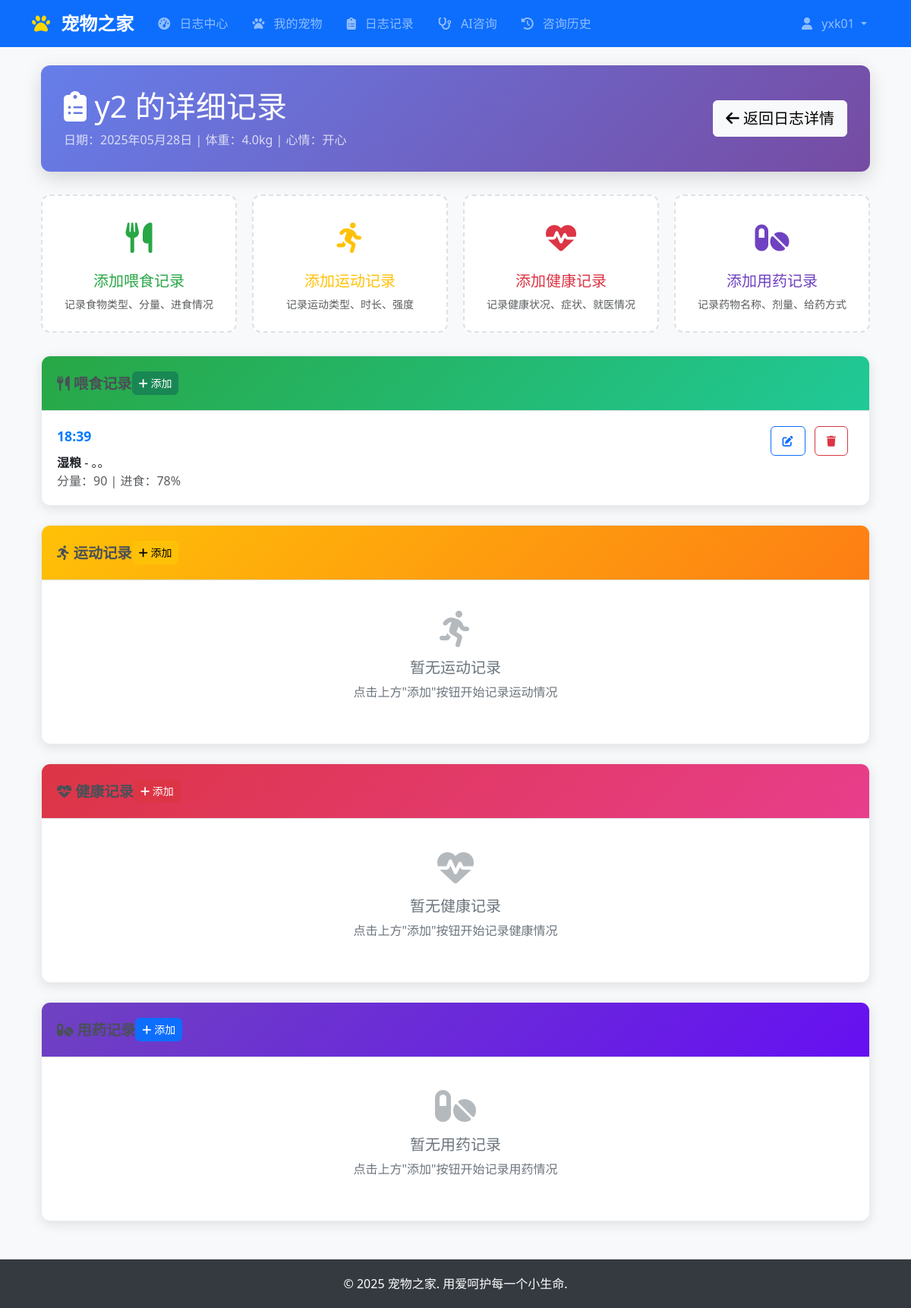
Before: /logs/74/detailed/ (signed in) with the older database file.
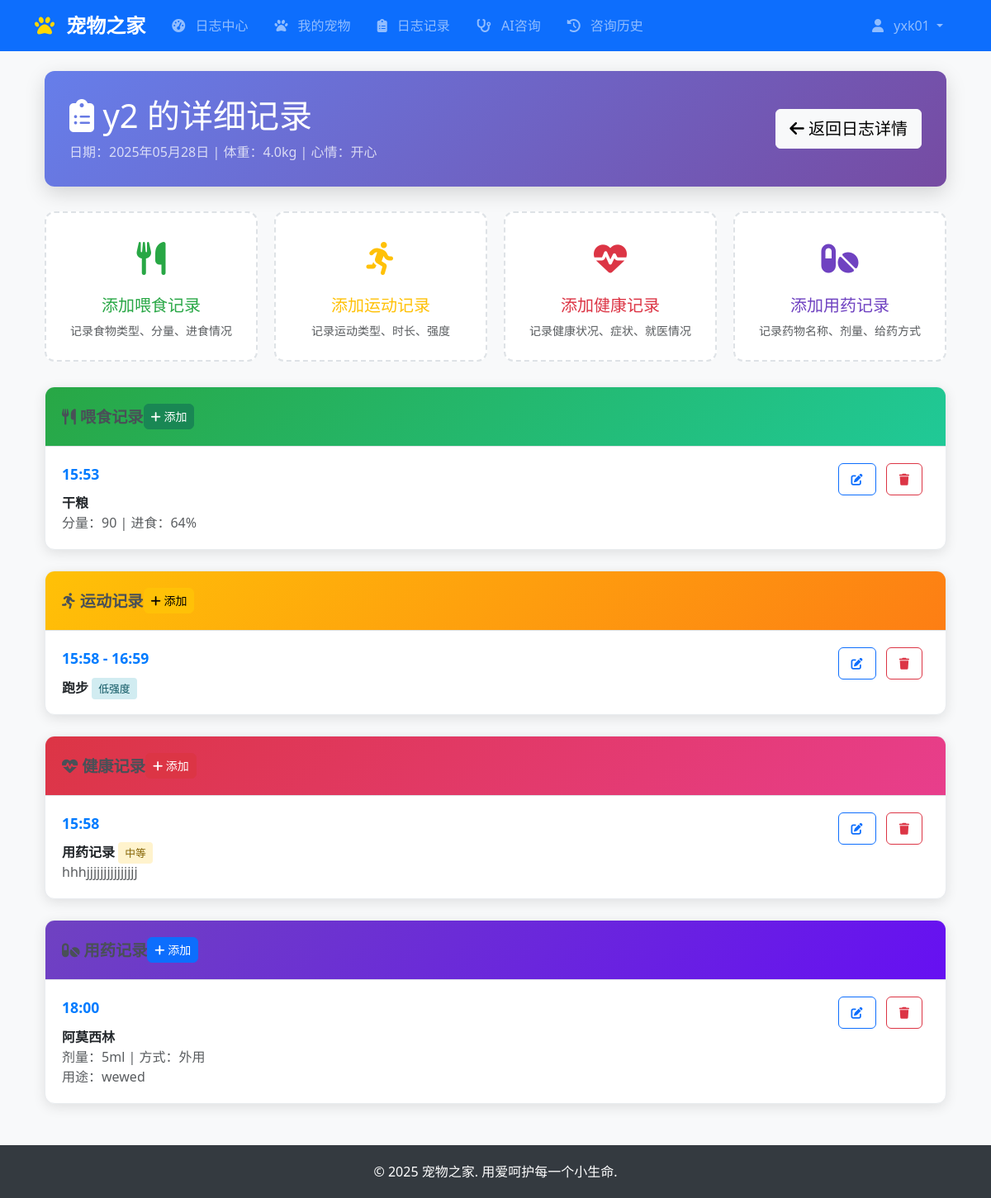
After: the same page with the newer database file.
### logs/models.py (models this page shows, shortened)
class FeedingLog(TimeStampedModel):
    pet_log = models.ForeignKey(
        PetLog,
        on_delete=models.CASCADE,
        verbose_name="宠物日志",
        related_name="feeding_logs"
    )
    time = models.TimeField(
        verbose_name="喂食时间"
    )
    food_type = models.CharField(
        max_length=100,
        verbose_name="食物类型",
        help_text="主粮、零食、罐头等"
    )
    food_brand = models.CharField(
        max_length=100,
        blank=True,
        verbose_name="食物品牌"
    )
    amount = models.CharField(
        max_length=50,
        verbose_name="食量",
        help_text="例如：一杯、50克、半罐等"
    )
    eaten_percentage = models.IntegerField(
        validators=[MinValueValidator(0), MaxValueValidator(100)],
        null=True,
        blank=True,
        verbose_name="进食比例（%）",
        help_text="宠物实际吃掉的比例"
    )
    notes = models.TextField(
        blank=True,
        verbose_name="备注"
    )
    class Meta:
        verbose_name = "喂食记录"
        verbose_name_plural = "喂食记录"
        ordering = ['pet_log__date', 'time']

class ExerciseLog(TimeStampedModel):
    pet_log = models.ForeignKey(
        PetLog,
        on_delete=models.CASCADE,
        verbose_name="宠物日志",
        related_name="exercise_logs"
    )
    start_time = models.TimeField(
        verbose_name="开始时间"
    )
    end_time = models.TimeField(
        null=True,
        blank=True,
        verbose_name="结束时间"
    )
    exercise_type = models.CharField(
        max_length=50,
        verbose_name="运动类型",
        help_text="散步、跑步、游戏、训练等"
    )
    intensity = models.CharField(
        max_length=20,
        choices=LogChoices.EXERCISE_INTENSITY_CHOICES,
        default='medium',
        verbose_name="运动强度"
    )
    location = models.CharField(
        max_length=200,
        blank=True,
        verbose_name="运动地点"
    )
    distance = models.FloatField(
        null=True,
        blank=True,
        verbose_name="距离（公里）",
        validators=[MinValueValidator(0)]
    )
    notes = models.TextField(
        blank=True,
        verbose_name="备注"
    )
    class Meta:
        verbose_name = "运动记录"
        verbose_name_plural = "运动记录"
        ordering = ['pet_log__date', 'start_time']

class HealthLog(TimeStampedModel):
    pet_log = models.ForeignKey(
        PetLog,
        on_delete=models.CASCADE,
        verbose_name="宠物日志",
        related_name="health_logs"
    )
    log_type = models.CharField(
        max_length=30,
        choices=LogChoices.HEALTH_LOG_TYPES,
        verbose_name="记录类型"
    )
    time = models.TimeField(
        null=True,
        blank=True,
        verbose_name="时间"
    )
    description = models.TextField(
        verbose_name="描述",
        help_text="详细描述观察到的情况"
    )
    severity = models.CharField(
        max_length=20,
        choices=LogChoices.SEVERITY_CHOICES,
        default='normal',
        verbose_name="严重程度"
    )
    action_taken = models.TextField(
        blank=True,
        verbose_name="采取的行动",
        help_text="如何处理该情况"
    )
    class Meta:
        verbose_name = "健康记录"
        verbose_name_plural = "健康记录"
        ordering = ['pet_log__date', 'time']

class MedicationLog(TimeStampedModel):
    pet_log = models.ForeignKey(
        PetLog,
        on_delete=models.CASCADE,
        verbose_name="宠物日志",
        related_name="medication_logs"
    )
    time = models.TimeField(
        verbose_name="用药时间"
    )
    medication_name = models.CharField(
        max_length=200,
        verbose_name="药物名称"
    )
    dosage = models.CharField(
        max_length=100,
        verbose_name="剂量",
        help_text="例如：1片、5ml、半包等"
    )
    administration_method = models.CharField(
        max_length=50,
        verbose_name="给药方式",
        help_text="口服、注射、外用等"
    )
    prescribed_by = models.CharField(
        max_length=100,
        blank=True,
        verbose_name="处方医生"
    )
    reason = models.CharField(
        max_length=200,
        verbose_name="用药原因"
    )
    side_effects = models.TextField(
        blank=True,
        verbose_name="副作用观察",
        help_text="用药后观察到的反应"
    )
    class Meta:
        verbose_name = "用药记录"
        verbose_name_plural = "用药记录"
        ordering = ['pet_log__date', 'time']

### logs/views.py (the view)
# urls.py: path('<int:log_id>/detailed/', views.detailed_log_center_view, name='detailed_log_center'),
@login_required
def detailed_log_center_view(request, log_id):
    log = get_object_or_404(PetLog, id=log_id, pet__owner=request.user)
    feeding_logs = FeedingLog.objects.filter(pet_log=log).order_by('time')
    exercise_logs = ExerciseLog.objects.filter(pet_log=log).order_by('start_time')
    health_logs = HealthLog.objects.filter(pet_log=log).order_by('time')
    medication_logs = MedicationLog.objects.filter(pet_log=log).order_by('time')
    context = {
        'log': log,
        'feeding_logs': feeding_logs,
        'exercise_logs': exercise_logs,
        'health_logs': health_logs,
        'medication_logs': medication_logs,
        'has_detailed_records': any([
            feeding_logs.exists(),
            exercise_logs.exists(),
            health_logs.exists(),
            medication_logs.exists()
        ])
    }
    return render(request, 'logs/detailed_log_center.html', context)

### logs/templates/logs/detailed_log_center.html (shortened to what the changed rows need)
{% extends 'base.html' %}
{% load static %}
{% block content %}
<div class="container-fluid">
    <div class="detailed-log-header">
        <div class="row align-items-center">
            <div class="col-md-8">
                <h1 class="mb-2">
                    <i class="fas fa-clipboard-list"></i>
                    {{ log.pet.name }} 的详细记录
                </h1>
            </div>
        </div>
    </div>
    <div class="record-section feeding">
        {% if feeding_logs %}
            {% for feeding in feeding_logs %}
            <div class="record-item">
                <div class="d-flex justify-content-between align-items-start">
                    <div class="flex-grow-1">
                        <div class="record-time">{{ feeding.time|time:"H:i" }}</div>
                        <div class="record-content">
                            <strong>{{ feeding.food_type }}</strong>
                            {% if feeding.food_brand %} - {{ feeding.food_brand }}{% endif %}
                            <br>
                            <span class="text-muted">
                                分量：{{ feeding.amount }}
                                {% if feeding.eaten_percentage %}
                                | 进食：{{ feeding.eaten_percentage }}%
                                {% endif %}
                            </span>
                        </div>
                    </div>
                    <div class="text-end">
                        <a href="{% url 'logs:feeding_log_edit' feeding.id %}" class="btn btn-outline-primary btn-action">
                            <i class="fas fa-edit"></i>
                        </a>
                        <a href="{% url 'logs:delete_detailed_record' 'feeding' feeding.id %}"
                           class="btn btn-outline-danger btn-action"
                           onclick="return confirm('确定删除这条喂食记录吗？')">
                            <i class="fas fa-trash"></i>
                        </a>
                    </div>
                </div>
            </div>
            {% endfor %}
        {% else %}
            <div class="empty-state">
                <i class="fas fa-utensils"></i>
                <h5>暂无喂食记录</h5>
                <p>点击上方"添加"按钮开始记录喂食情况</p>
            </div>
        {% endif %}
    </div>
    <div class="record-section exercise">
        {% if exercise_logs %}
            {% for exercise in exercise_logs %}
            <div class="record-item">
                <div class="d-flex justify-content-between align-items-start">
                    <div class="flex-grow-1">
                        <div class="record-time">
                            {{ exercise.start_time|time:"H:i" }} - {{ exercise.end_time|time:"H:i" }}
                        </div>
                        <div class="record-content">
                            <strong>{{ exercise.exercise_type }}</strong>
                            <span class="intensity-badge intensity-{{ exercise.intensity }}">
                                {{ exercise.get_intensity_display }}
                            </span>
                            <br>
                        </div>
                    </div>
                    <div class="text-end">
                        <a href="{% url 'logs:exercise_log_edit' exercise.id %}" class="btn btn-outline-primary btn-action">
                            <i class="fas fa-edit"></i>
                        </a>
                        <a href="{% url 'logs:delete_detailed_record' 'exercise' exercise.id %}"
                           class="btn btn-outline-danger btn-action"
                           onclick="return confirm('确定删除这条运动记录吗？')">
                            <i class="fas fa-trash"></i>
                        </a>
                    </div>
                </div>
            </div>
            {% endfor %}
        {% else %}
            <div class="empty-state">
                <i class="fas fa-running"></i>
                <h5>暂无运动记录</h5>
                <p>点击上方"添加"按钮开始记录运动情况</p>
            </div>
        {% endif %}
    </div>
    <div class="record-section health">
        {% if health_logs %}
            {% for health in health_logs %}
            <div class="record-item">
                <div class="d-flex justify-content-between align-items-start">
                    <div class="flex-grow-1">
                        <div class="record-time">{{ health.time|time:"H:i" }}</div>
                        <div class="record-content">
                            <strong>{{ health.get_log_type_display }}</strong>
                            <span class="severity-badge severity-{{ health.severity }}">
                                {{ health.get_severity_display }}
                            </span>
                            <br>
                            <span class="text-muted">{{ health.description|truncatechars:100 }}</span>
                        </div>
                    </div>
                    <div class="text-end">
                        <a href="{% url 'logs:health_log_edit' health.id %}" class="btn btn-outline-primary btn-action">
                            <i class="fas fa-edit"></i>
                        </a>
                        <a href="{% url 'logs:delete_detailed_record' 'health' health.id %}"
                           class="btn btn-outline-danger btn-action"
                           onclick="return confirm('确定删除这条健康记录吗？')">
                            <i class="fas fa-trash"></i>
                        </a>
                    </div>
                </div>
            </div>
            {% endfor %}
        {% else %}
            <div class="empty-state">
                <i class="fas fa-heartbeat"></i>
                <h5>暂无健康记录</h5>
                <p>点击上方"添加"按钮开始记录健康情况</p>
            </div>
        {% endif %}
    </div>
    <div class="record-section medication">
        {% if medication_logs %}
            {% for medication in medication_logs %}
            <div class="record-item">
                <div class="d-flex justify-content-between align-items-start">
                    <div class="flex-grow-1">
                        <div class="record-time">{{ medication.time|time:"H:i" }}</div>
                        <div class="record-content">
                            <strong>{{ medication.medication_name }}</strong>
                            <br>
                            <span class="text-muted">
                                剂量：{{ medication.dosage }} |
                                方式：{{ medication.administration_method }}
                            </span>
                            {% if medication.reason %}
                            <br><span class="text-muted">用途：{{ medication.reason }}</span>
                            {% endif %}
                        </div>
                    </div>
                    <div class="text-end">
                        <a href="{% url 'logs:medication_log_edit' medication.id %}" class="btn btn-outline-primary btn-action">
                            <i class="fas fa-edit"></i>
                        </a>
                        <a href="{% url 'logs:delete_detailed_record' 'medication' medication.id %}"
                           class="btn btn-outline-danger btn-action"
                           onclick="return confirm('确定删除这条用药记录吗？')">
                            <i class="fas fa-trash"></i>
                        </a>
                    </div>
                </div>
            </div>
            {% endfor %}
        {% else %}
            <div class="empty-state">
                <i class="fas fa-pills"></i>
                <h5>暂无用药记录</h5>
                <p>点击上方"添加"按钮开始记录用药情况</p>
            </div>
        {% endif %}
    </div>
</div>
{% endblock %}

Changed rows visible on the page:
removed FeedingLog: time "18:39", food_type "湿粮", food_brand "。。", amount "90", eaten_percentage "78"
added FeedingLog: time "15:53", food_type "干粮", amount "90", eaten_percentage "64"
added ExerciseLog: start_time "15:58", end_time "16:59", exercise_type "跑步", intensity "低强度"
added HealthLog: time "15:58", log_type "用药记录", severity "中等", description "hhhjjjjjjjjjjjjjjj"
added MedicationLog: time "18:00", medication_name "阿莫西林", dosage "5ml", administration_method "外用", reason "wewed"
Other visible differences:
text no longer shown: "暂无运动记录 点击上方\"添加\"按钮开始记录运动情况 暂无健康记录 点击上方\"添加\"按钮开始记录健康情况 暂无用药记录 点击上方\"添加\"按钮开始记录用药情况"
